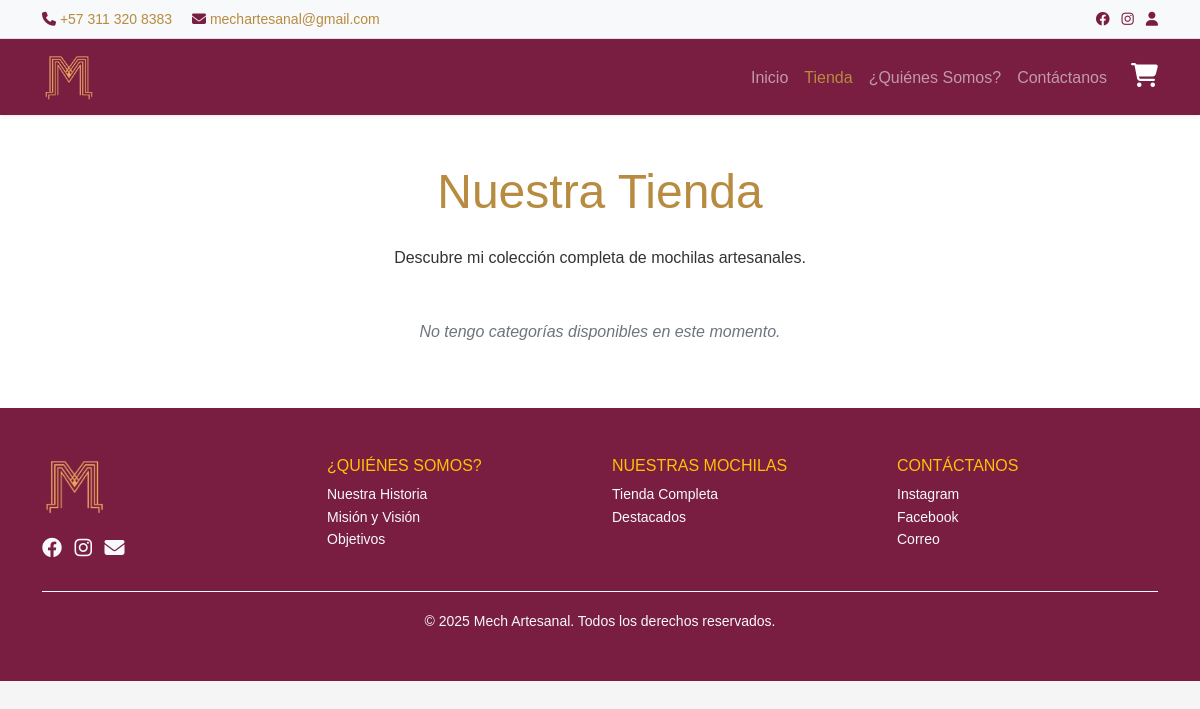
The app's page /tienda/, older data.
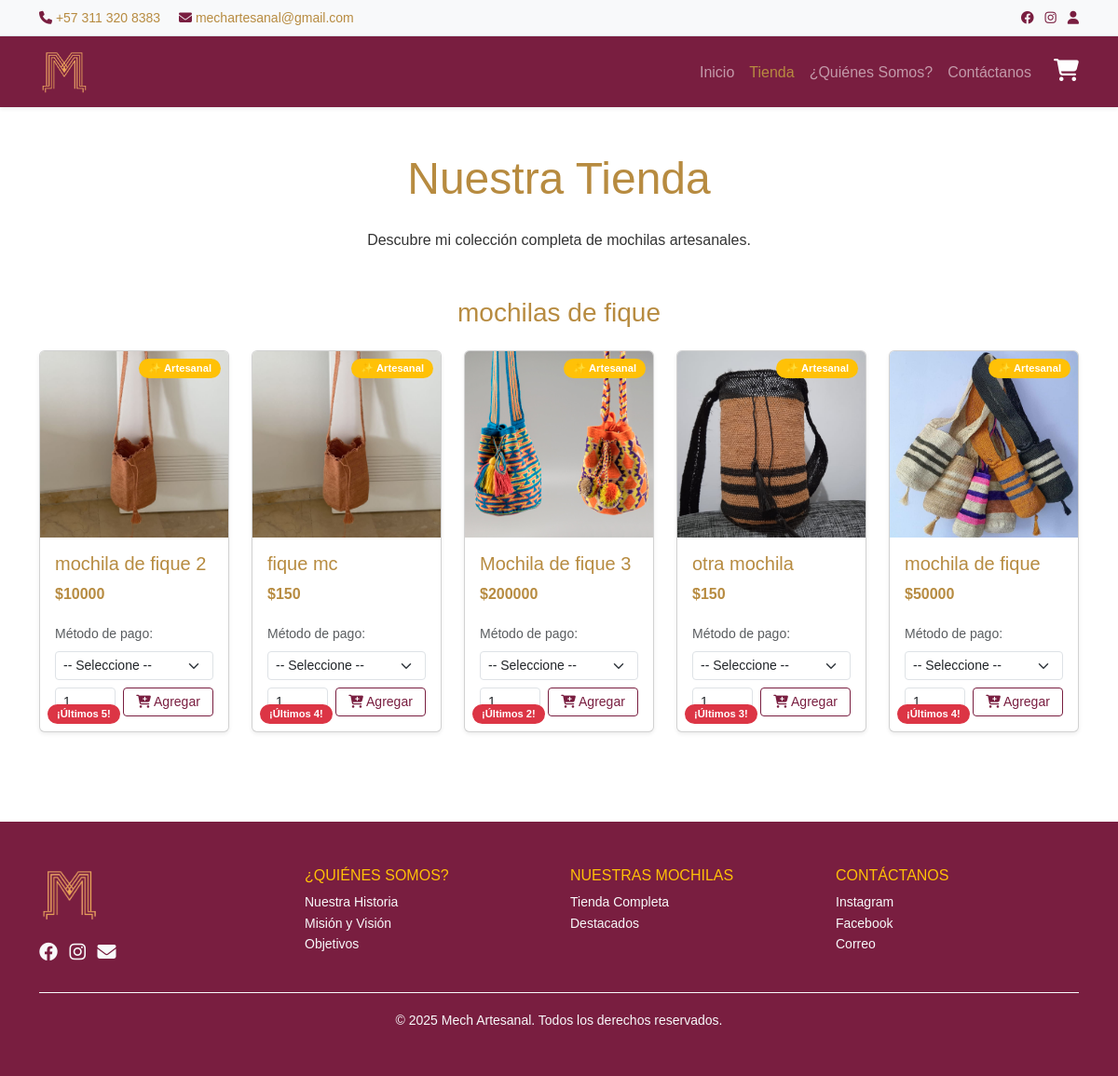
The same page, newer data.
### productos/models.py (models this page shows, shortened)
class Categoria(models.Model):
    nombre = models.CharField(max_length=100)

class Producto(models.Model):
    nombre = models.CharField(max_length=200)
    descripcion = models.TextField()
    precio = models.DecimalField(max_digits=10, decimal_places=2)
    categoria = models.ForeignKey(Categoria, on_delete=models.CASCADE)
    imagen = models.ImageField(upload_to='productos/')
    stock = models.PositiveIntegerField(default=0)
    disponible = models.BooleanField(default=True)
    fecha_creacion = models.DateTimeField(auto_now_add=True)

### productos/views.py (the view)
# urls.py: path('tienda/', tienda, name='tienda'),
def tienda(request):
    categorias = Categoria.objects.all()
    productos = Producto.objects.select_related('categoria').filter(disponible=True)
    metodos_pago = MetodoPago.objects.all()
    context = {
        'categorias': categorias,
        'productos': productos,
        'metodos_pago': metodos_pago,
    }
    return render(request, 'Tienda/tienda.html', context)

### templates/Tienda/tienda.html (shortened to what this page needs)
{% load static %}
<!DOCTYPE html>
<html lang="es">
<head>
  <link
    href="https://cdn.jsdelivr.net/npm/bootstrap@5.3.2/dist/css/bootstrap.min.css"
    rel="stylesheet"
  >
  <link
    href="https://cdnjs.cloudflare.com/ajax/libs/font-awesome/6.4.0/css/all.min.css"
    rel="stylesheet"
  >
  <link rel="stylesheet" href="{% static 'Estilos-Css/Estilos-Tienda.css' %}">
</head>
<body>
  <div class="bg-light py-2 border-bottom">
    <div class="container d-flex justify-content-between small">
      <div>
        <a href="tel:+573112083383" class="me-3 text-decoration-none text-vino">
          <i class="fas fa-phone"></i> +57 311 320 8383
        </a>
        <a href="mailto:mechartesanal@gmail.com" class="text-decoration-none text-vino">
          <i class="fas fa-envelope"></i> mechartesanal@gmail.com
        </a>
      </div>
      <div>
        <a href="https://www.facebook.com/profile.php?id=100017948161298" target="_blank" class="me-2 text-vino">
          <i class="fab fa-facebook"></i>
        </a>
        <a href="https://www.instagram.com/meche_artesanias/" target="_blank" class="me-2 text-vino">
          <i class="fab fa-instagram"></i>
        </a>
        {% if user.is_authenticated %}
            <a href="{% url 'dashboard' %}" class="text-vino" title="Mi Cuenta">
              <i class="fas fa-user-circle"></i>
            </a>
        {% else %}
            <a href="{% url 'login' %}" class="text-vino" title="Iniciar Sesión">
              <i class="fas fa-user"></i>
            </a>
        {% endif %}
      </div>
    </div>
  </div>
  <header class="encabezado navbar navbar-expand-lg navbar-dark sticky-top shadow-sm" style="background-color: var(--color-principal)">
    <div class="container">
      <a class="navbar-brand" href="{% url 'pgbienvenida' %}">
        <img src="{% static 'Img/logo.png' %}" alt="Logo" height="50">
      </a>
      <div class="collapse navbar-collapse" id="navMenu">
        <ul class="navbar-nav ms-auto mb-2 mb-lg-0">
          <li class="nav-item">
            <a class="nav-link" href="{% url 'pgbienvenida' %}">Inicio</a>
          </li>
          <li class="nav-item">
            <a class="nav-link active text-vino" aria-current="page" href="{% url 'tienda' %}">Tienda</a>
          </li>
          <li class="nav-item">
            <a class="nav-link" href="{% url 'nosotros' %}">¿Quiénes Somos?</a>
          </li>
          <li class="nav-item">
            <a class="nav-link" href="{% url 'contacto' %}">Contáctanos</a>
          </li>
        </ul>
        <a href="{% url 'carrito' %}" class="position-relative text-light ms-3" title="Ver Carrito">
          <i class="fas fa-shopping-cart fs-4"></i>
        </a>
      </div>
    </div>
  </header>
  <main class="tienda py-5 bg-white">
    <div class="container">
      <h1 class="text-center display-5 mb-4 text-vino">Nuestra Tienda</h1>
      <p class="text-center mb-5">Descubre mi colección completa de mochilas artesanales.</p>
      {% for categoria in categorias %}
        <h2 class="text-center h3 my-4 text-vino">{{ categoria.nombre }}</h2>
        <section class="row row-cols-1 row-cols-sm-2 row-cols-md-3 row-cols-lg-4 row-cols-xl-5 g-4 mb-5">
            {% for producto in productos %}
                {% if producto.categoria == categoria %}
                    <div class="col">
                        <div class="card h-100 shadow-sm position-relative">
                            {% if producto.imagen %}
                                <img src="{{ producto.imagen.url }}" class="card-img-top img-producto" alt="{{ producto.nombre }}">
                            {% else %}
                                <img src="{% static 'Img/producto-default.jpg' %}" class="card-img-top img-producto" alt="{{ producto.nombre }}">
                            {% endif %}
                            <div class="card-body d-flex flex-column">
                                <h5 class="card-title text-vino">{{ producto.nombre }}</h5>
                                <p class="card-text text-vino fw-bold">${{ producto.precio|floatformat:0 }}</p>
                                <div class="mb-2">
                                    <label for="pago-{{ producto.id }}" class="form-label small text-muted">Método de pago:</label>
                                    <select id="pago-{{ producto.id }}" class="form-select form-select-sm">
                                        <option value="">-- Seleccione --</option>
                                    </select>
                                </div>
                                <div class="mt-auto d-flex gap-2">
                                    <input type="number" id="cantidad-{{ producto.id }}" name="cantidad" value="1" min="1" max="{{ producto.stock }}"
                                           class="form-control form-control-sm" style="width: 65px;" title="Cantidad (Máx: {{ producto.stock }})">
                                    <button type="button" class="btn btn-outline-vino btn-sm flex-grow-1"
                                            data-producto-id="{{ producto.id }}" {% if producto.stock <= 0 %}disabled{% endif %}>
                                        <i class="fas fa-cart-plus"></i> {% if producto.stock > 0 %}Agregar{% else %}Agotado{% endif %}
                                    </button>
                                </div>
                            </div>
                            <div class="badge bg-warning position-absolute top-0 end-0 m-2" style="font-size: 0.7rem;">
                                ✨ Artesanal
                            </div>
                            {% if producto.stock <= 5 and producto.stock > 0 %}
                               <div class="badge bg-danger position-absolute bottom-0 start-0 m-2" style="font-size: 0.7rem;">
                                   ¡Últimos {{ producto.stock }}!
                               </div>
                            {% endif %}
                        </div>
                    </div>
                {% endif %}
            {% endfor %}
        </section>
      {% empty %}
        <p class="text-center text-secondary fst-italic">
          No tengo categorías disponibles en este momento.
        </p>
      {% endfor %}
    </div>
  </main>
  <footer class="pie-pagina text-light py-5" style="background-color: var(--color-principal)">
    <div class="container">
      <div class="row gy-4">
        <div class="col-md-3 text-center text-md-start">
          <img src="{% static 'Img/logo.png' %}" alt="Logo" height="60" class="mb-3">
          <div>
            <a href="https://www.facebook.com/profile.php?id=100017948161298" target="_blank" class="text-light me-2 fs-5"><i class="fab fa-facebook"></i></a>
            <a href="https://www.instagram.com/meche_artesanias/" target="_blank" class="text-light me-2 fs-5"><i class="fab fa-instagram"></i></a>
            <a href="mailto:mechartesanal@gmail.com" class="text-light fs-5"><i class="fas fa-envelope"></i></a>
          </div>
        </div>
        <div class="col-md-3">
          <h6 class="text-warning">¿QUIÉNES SOMOS?</h6>
          <ul class="list-unstyled small">
            <li><a href="{% url 'nosotros' %}#historia" class="text-light text-decoration-none">Nuestra Historia</a></li>
            <li><a href="{% url 'nosotros' %}#mision-vision" class="text-light text-decoration-none">Misión y Visión</a></li>
            <li><a href="{% url 'nosotros' %}#objetivos" class="text-light text-decoration-none">Objetivos</a></li>
          </ul>
        </div>
        <div class="col-md-3">
          <h6 class="text-warning">NUESTRAS MOCHILAS</h6>
          <ul class="list-unstyled small">
            <li><a href="{% url 'tienda' %}" class="text-light text-decoration-none">Tienda Completa</a></li>
            <li><a href="{% url 'pgbienvenida' %}#destacados" class="text-light text-decoration-none">Destacados</a></li>
          </ul>
        </div>
        <div class="col-md-3">
          <h6 class="text-warning">CONTÁCTANOS</h6>
          <ul class="list-unstyled small">
            <li><a href="https://www.instagram.com/meche_artesanias/" target="_blank" class="text-light text-decoration-none">Instagram</a></li>
            <li><a href="https://www.facebook.com/profile.php?id=100017948161298" target="_blank" class="text-light text-decoration-none">Facebook</a></li>
            <li><a href="mailto:mechartesanal@gmail.com" class="text-light text-decoration-none">Correo</a></li>
          </ul>
        </div>
      </div>
      <div class="text-center mt-4 border-top border-light pt-3">
        <small>&copy; {% now "Y" %} Mech Artesanal. Todos los derechos reservados.</small>
      </div>
    </div>
  </footer>
</body>
</html>

### static/Estilos-Css/Estilos-Tienda.css (style rules this page uses)
:root { --color-principal: #791e40; --color-secundario: #a52b55; --color-texto: #333333; --color-claro: #ffffff; --color-fondo: #f5f5f5; --color-dorado: #b78b40; --fuente-principal: 'Arial', sans-serif; --transicion: all 0.3s ease; }
* { margin: 0; padding: 0; box-sizing: border-box; }
body { font-family: var(--fuente-principal); background-color: var(--color-fondo); color: var(--color-texto); line-height: 1.6; }
a { text-decoration: none; }
.text-vino { color: var(--color-dorado) !important; }
.btn-outline-vino { color: var(--color-principal); border-color: var(--color-principal); transition: var(--transicion); }
.img-producto { height: 200px; object-fit: cover; }
.pie-pagina { background-color: var(--color-principal); color: var(--color-claro); }
.card .badge { font-size: 0.7rem; font-weight: bold; padding: 5px 10px; border-radius: 12px; }
.bg-light a i { color: var(--color-principal) !important; }
.navbar .fa-shopping-cart { color: var(--color-claro) !important; }

Row changes from the older to the newer data that the page shows:
added Categoria: nombre "mochilas de fique"
added Producto: imagen (picture), nombre "mochila de fique 2", precio "10000", shows "Agregar", stock "5"
added Producto: imagen (picture), nombre "fique mc", precio "150", shows "Agregar", stock "4"
added Producto: imagen (picture), nombre "Mochila de fique 3", precio "200000", shows "Agregar", stock "2"
added Producto: imagen (picture), nombre "otra mochila", precio "150", shows "Agregar", stock "3"
added Producto: imagen (picture), nombre "mochila de fique", precio "50000", shows "Agregar", stock "4"
Text that changed along with them:
text no longer shown: "No tengo categorías disponibles en este momento."
